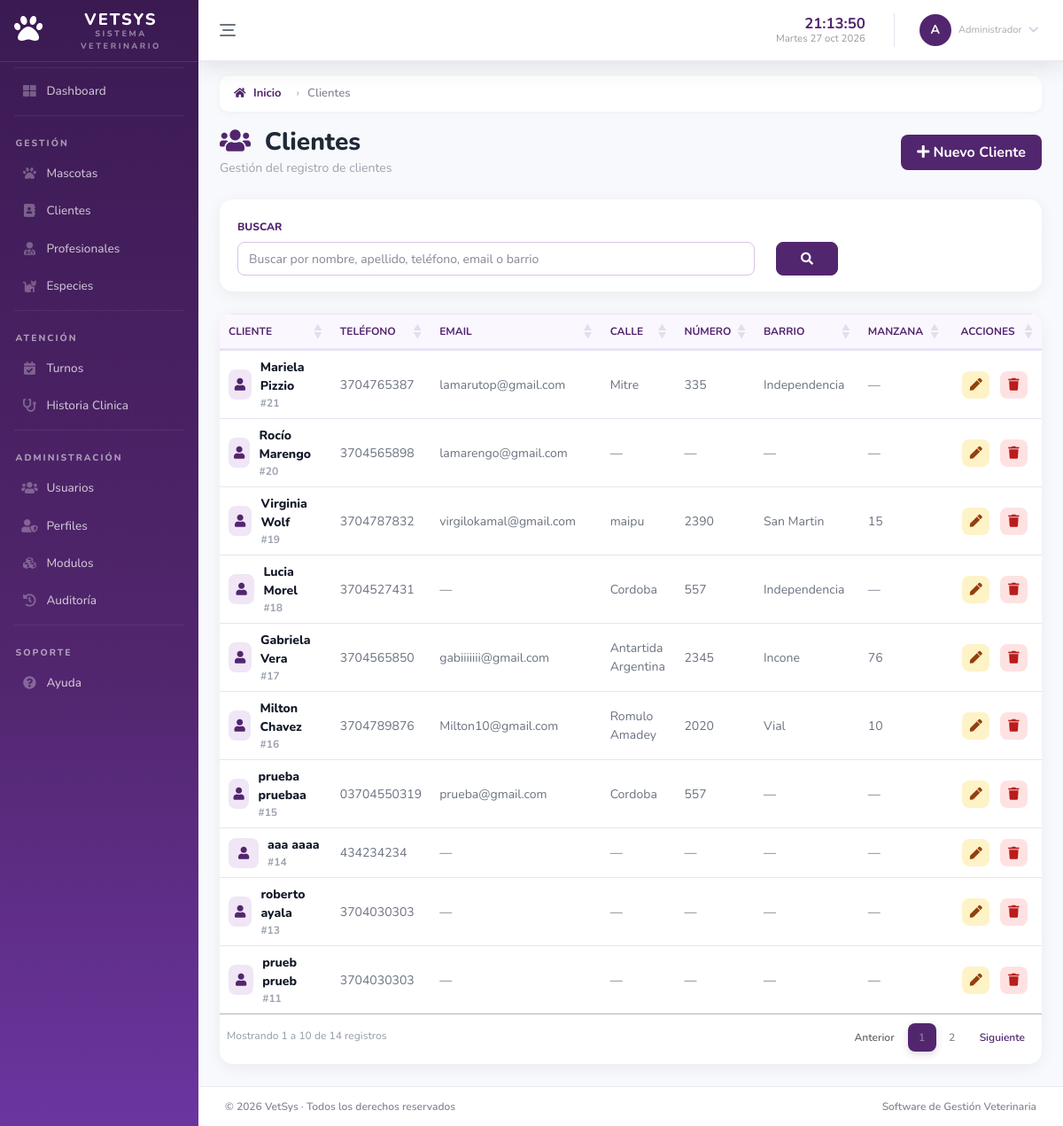
Page /modules/clients/index.php (signed in) on the committed database.
### tables this page shows
CREATE TABLE IF NOT EXISTS `modulo` (
  `id_modulo` int NOT NULL AUTO_INCREMENT,
  `nombre_modulo` varchar(80) NOT NULL,
  `ruta` varchar(150) NOT NULL,
  `icono` varchar(50) DEFAULT NULL,
  `estado` tinyint DEFAULT '1',
  `categoria` varchar(50) NOT NULL,
  `orden` int NOT NULL DEFAULT '0',
  PRIMARY KEY (`id_modulo`)
);

CREATE TABLE IF NOT EXISTS `cliente` (
  `id_cliente` int NOT NULL AUTO_INCREMENT,
  `id_persona` int NOT NULL,
  `activo` tinyint DEFAULT '1',
  PRIMARY KEY (`id_cliente`),
  KEY `id_persona` (`id_persona`),
  CONSTRAINT `cliente_ibfk_1` FOREIGN KEY (`id_persona`) REFERENCES `persona` (`id_persona`)
);

CREATE TABLE IF NOT EXISTS `persona` (
  `id_persona` int NOT NULL AUTO_INCREMENT,
  `nombre_persona` varchar(100) NOT NULL,
  `apellido_persona` varchar(100) NOT NULL,
  `telefono` varchar(30) DEFAULT NULL,
  `email` varchar(100) DEFAULT NULL,
  `activo` tinyint DEFAULT '1',
  PRIMARY KEY (`id_persona`)
);

CREATE TABLE IF NOT EXISTS `domicilio` (
  `id_domicilio` int NOT NULL AUTO_INCREMENT,
  `barrio` varchar(100) DEFAULT NULL,
  `calle` varchar(100) DEFAULT NULL,
  `numero_calle` varchar(20) DEFAULT NULL,
  `manzana` varchar(50) DEFAULT NULL,
  `id_cliente` int DEFAULT NULL,
  `id_profesional` int DEFAULT NULL,
  `activo` tinyint DEFAULT '1',
  PRIMARY KEY (`id_domicilio`),
  KEY `id_cliente` (`id_cliente`),
  KEY `fk_domicilio_profesional` (`id_profesional`),
  CONSTRAINT `domicilio_ibfk_1` FOREIGN KEY (`id_cliente`) REFERENCES `cliente` (`id_cliente`),
  CONSTRAINT `fk_domicilio_profesional` FOREIGN KEY (`id_profesional`) REFERENCES `profesional` (`id_profesional`)
);

### modules/clients/controllers/clientController.php (called while the page is built, shortened)
<?php
require_once __DIR__ . '/../models/clientModel.php';
class ClientController{
    private $model;
    public function __construct($conexion){
        $this->model = new ClientModel($conexion);
    }
    public function index(){
    $buscar = trim($_GET['buscar'] ?? '');
    $clientes = $this->model->getAll($buscar);
    require_once __DIR__ . '/../views/index.php';
    }
}

### modules/clients/index.php (called while the page is built, shortened)
<?php
require_once '../../app/validateRoute.php';
require_once 'controllers/clientController.php';
$controller = new ClientController($conexion);
$controller->index();

### modules/clients/models/clientModel.php (called while the page is built, shortened)
<?php
class ClientModel{
    private $conexion;
    public function __construct($conexion){
        $this->conexion = $conexion;
    }
    public function getAll($buscar = ''){
    $where = "WHERE c.activo = 1";
    return $this->conexion->query("
        SELECT c.id_cliente,p.nombre_persona,p.apellido_persona,p.telefono,p.email,
            d.calle,d.numero_calle,d.barrio,d.manzana
        FROM cliente c
        INNER JOIN persona p ON c.id_persona = p.id_persona
        LEFT JOIN domicilio d ON d.id_cliente = c.id_cliente
        $where
        ORDER BY c.id_cliente DESC
    ");
    }
}

### modules/clients/views/index.php (the view, shortened to what this page needs)
<?php
require_once '../../app/menu.php';
?>
<!DOCTYPE html>
<html lang="es">
<head>
    <link href="../../vendor/fontawesome-free/css/all.min.css" rel="stylesheet">
    <link href="../../css/sb-admin-2.min.css" rel="stylesheet">
    <link href="../../css/indexclient.css" rel="stylesheet">
    <link rel="stylesheet" href="https://cdn.datatables.net/1.13.8/css/jquery.dataTables.min.css">
    <link rel="stylesheet" href="https://cdn.datatables.net/buttons/2.4.2/css/buttons.dataTables.min.css">
</head>
<body>
<div class="vetsys-breadcrumb-container">
    <ol class="vetsys-breadcrumb">
        <li class="breadcrumb-item">
            <a href="/SoftwareVet/app/inicio.php">
                <i class="fas fa-home"></i> Inicio
            </a>
        </li>
        <li class="breadcrumb-item active">
            Clientes
        </li>
    </ol>
</div>
<div class="container-fluid">
    <div class="d-flex justify-content-between align-items-center flex-wrap mb-4">
        <div>
            <h1 class="h3 page-title">
                <i class="fas fa-users mr-2"></i> Clientes
            </h1>
            <div class="page-subtitle">Gestión del registro de clientes</div>
        </div>
        <div class="d-flex align-items-center">
            <a href="create.php" class="btn btn-purple" title="Agregar cliente">
                <i class="fas fa-plus"></i> Nuevo Cliente
            </a>
        </div>
    </div>
    <form method="GET" class="filter-card">
        <div class="row align-items-end">
            <div class="col-md-8">
                <label>Buscar</label>
                <input type="text"name="buscar"class="form-control"
                    placeholder="Buscar por nombre, apellido, teléfono, email o barrio"
                    value="<?= htmlspecialchars($buscar) ?>">
            </div>
            <div class="col-md-1">
                <button type="submit" class="btn btn-filtro btn-block">
                <i class="fas fa-search"></i>
            </button>
            </div>
        </div>
    </form>
    <div class="table-card">
        <div class="table-responsive">
            <table class="table table-hover" width="100%" id="tablaClientes">
                <thead>
                    <tr>
                        <th>Cliente</th>
                        <th>Teléfono</th>
                        <th>Email</th>
                        <th>Calle</th>
                        <th>Número</th>
                        <th>Barrio</th>
                        <th>Manzana</th>
                        <th class="text-center" style="width:120px;">Acciones</th>
                    </tr>
                </thead>
                <tbody>
                    <?php
                    if ($clientes->num_rows > 0) {
                        while ($row = $clientes->fetch_object()) {
                    ?>
                            <tr>
                                <td>
                                    <div class="d-flex align-items-center">
                                        <span class="cliente-icon">
                                            <i class="fas fa-user"></i>
                                        </span>
                                        <div>
                                            <div class="cliente-name">
                                                <?= htmlspecialchars($row->nombre_persona . ' ' . $row->apellido_persona) ?>
                                            </div>
                                            <div class="cliente-id">#<?= $row->id_cliente ?></div>
                                        </div>
                                    </div>
                                </td>
                                <td class="dato-muted">
                                    <?= !empty($row->telefono) ? htmlspecialchars($row->telefono) : '—' ?>
                                </td>
                                <td class="dato-muted">
                                    <?= !empty($row->email) ? htmlspecialchars($row->email) : '—' ?>
                                </td>
                                <td class="dato-muted">
                                    <?= !empty($row->calle) ? htmlspecialchars($row->calle) : '—' ?>
                                </td>
                                <td class="dato-muted">
                                    <?= !empty($row->numero_calle) ? htmlspecialchars($row->numero_calle) : '—' ?>
                                </td>
                                <td class="dato-muted">
                                    <?= !empty($row->barrio) ? htmlspecialchars($row->barrio) : '—' ?>
                                </td>
                                <td class="dato-muted">
                                    <?= !empty($row->manzana) ? ($row->manzana) : '—' ?>
                                </td>
                                <td class="text-center">
                                    <div class="tooltip-action">
                                    <a href="edit.php?id=<?= $row->id_cliente ?>"
                                    class="btn-action btn-edit" title="Modificar">
                                        <i class="fas fa-pen"></i>
                                    </a>
                                </div>
                                <div class="tooltip-action">
                                    <button class="btn-action btn-delete"
                                        data-toggle="modal"
                                        data-target="#modalEliminarCliente"
                                        data-id="<?= $row->id_cliente ?>"
                                        data-nombre="<?=($row->nombre_persona . ' ' . $row->apellido_persona) ?>">
                                        <i class="fas fa-trash"></i>
                                    </button>
                                </div>
                                </td>
                            </tr>
                        <?php }
                    } ?>
                </tbody>
            </table>
        </div>
    </div>
</div>
</body>
</html>

### app/menu.php (shortened to what this page needs)
<?php
require __DIR__ . '/../settings/conexion.php';
$uri = $_SERVER['REQUEST_URI'] ?? '';
function isActive(string $path, string $uri): string {
    return str_contains($uri, $path) ? 'nav-active' : '';
}
    ?>
    <?php
$nombrePerfil       = $_SESSION['nombre_perfil'] ?? 'Sin perfil';
$nombrePerfilSeguro = htmlspecialchars($nombrePerfil);
$idPerfil = $_SESSION['id_perfil'];
$sql = "
SELECT
    m.id_modulo,
    m.nombre_modulo,
    m.ruta,
    m.icono,
    m.categoria,
    m.orden
FROM modulo m
INNER JOIN perfil_modulo pm
    ON pm.id_modulo = m.id_modulo
WHERE
    pm.id_perfil = ?
    AND m.estado = 1
ORDER BY
    m.categoria,
    m.orden
";
$stmt = mysqli_prepare($conexion, $sql);
mysqli_stmt_bind_param($stmt, "i", $idPerfil);
mysqli_stmt_execute($stmt);
$resultado = mysqli_stmt_get_result($stmt);
$menu = [];
while ($fila = mysqli_fetch_assoc($resultado)) {
    $menu[$fila['categoria']][] = $fila;
}
?>
<!DOCTYPE html>
<html lang="es">
<head>
    <link href="/SoftwareVet/vendor/fontawesome-free/css/all.min.css" rel="stylesheet">
    <link href="/SoftwareVet/css/sb-admin-2.min.css" rel="stylesheet">
    <link href="/SoftwareVet/css/style_menu.css" rel="stylesheet">
</head>
<body id="page-top" data-sidebar="full">
<div id="wrapper">
    <ul class="navbar-nav sidebar sidebar-dark accordion" id="accordionSidebar">
        <a class="sidebar-brand d-flex align-items-center justify-content-center" href="/SoftwareVet/app/inicio.php">
            <div class="sidebar-brand-icon mr-2">
                <i class="fas fa-paw"></i>
            </div>
            <div>
                <div class="brand-name">VETSYS</div>
                <div class="brand-sub">Sistema Veterinario</div>
            </div>
        </a>
        <hr class="sidebar-divider">
        <li class="nav-item">
            <a class="nav-link <?= isActive('/app/inicio.php', $uri) ?>" href="/SoftwareVet/app/inicio.php" data-label="Dashboard">
                <i class="fas fa-fw fa-th-large nav-icon"></i>
                <span class="nav-text">Dashboard</span>
            </a>
        </li>
       <hr class="sidebar-divider">
<div class="sidebar-heading">Gestión</div>
<?php
if (!empty($menu['Gestión'])):
    foreach ($menu['Gestión'] as $modulo):
?>
<li class="nav-item <?= isActive(parse_url($modulo['ruta'], PHP_URL_PATH), $uri) ?>">
    <a class="nav-link"
       href="<?= htmlspecialchars($modulo['ruta']) ?>"
       data-label="<?= htmlspecialchars($modulo['nombre_modulo']) ?>">
        <i class="fas fa-fw <?= htmlspecialchars($modulo['icono']) ?> nav-icon"></i>
        <span class="nav-text">
            <?= htmlspecialchars($modulo['nombre_modulo']) ?>
        </span>
    </a>
</li>
<?php
    endforeach;
endif;
?>
<hr class="sidebar-divider">
<div class="sidebar-heading">Atención</div>
<?php if (!empty($menu['Atención'])): ?>
<?php foreach ($menu['Atención'] as $modulo): ?>
<li class="nav-item <?= isActive(parse_url($modulo['ruta'], PHP_URL_PATH), $uri) ?>">
    <a class="nav-link"
       href="<?= htmlspecialchars($modulo['ruta']) ?>"
       data-label="<?= htmlspecialchars($modulo['nombre_modulo']) ?>">
        <i class="fas fa-fw <?= htmlspecialchars($modulo['icono']) ?> nav-icon"></i>
        <span class="nav-text">
            <?= htmlspecialchars($modulo['nombre_modulo']) ?>
        </span>
    </a>
</li>
<?php endforeach; ?>
<?php endif; ?>
<hr class="sidebar-divider">
<div class="sidebar-heading">
    Administración
</div>
<?php if (!empty($menu['Administración'])): ?>
<?php foreach ($menu['Administración'] as $modulo): ?>
<li class="nav-item <?= isActive(parse_url($modulo['ruta'], PHP_URL_PATH), $uri) ?>">
    <a class="nav-link"
       href="<?= htmlspecialchars($modulo['ruta']) ?>"
       data-label="<?= htmlspecialchars($modulo['nombre_modulo']) ?>">
        <i class="fas fa-fw <?= htmlspecialchars($modulo['icono']) ?> nav-icon"></i>
        <span class="nav-text">
            <?= htmlspecialchars($modulo['nombre_modulo']) ?>
        </span>
    </a>
</li>
<?php endforeach; ?>
<?php endif; ?>
<hr class="sidebar-divider">
<div class="sidebar-heading">Soporte</div>
<?php if (!empty($menu['Soporte'])): ?>
<?php foreach ($menu['Soporte'] as $modulo): ?>
<li class="nav-item <?= isActive(parse_url($modulo['ruta'], PHP_URL_PATH), $uri) ?>">
    <a class="nav-link"
       href="<?= htmlspecialchars($modulo['ruta']) ?>"
       data-label="<?= htmlspecialchars($modulo['nombre_modulo']) ?>">
        <i class="fas fa-fw <?= htmlspecialchars($modulo['icono']) ?> nav-icon"></i>
        <span class="nav-text">
            <?= htmlspecialchars($modulo['nombre_modulo']) ?>
        </span>
    </a>
</li>
<?php endforeach; ?>
<?php endif; ?>
    </ul>
    <div id="content-wrapper" class="d-flex flex-column">
        <div id="content">
            <?php
            $usuarioNombre = htmlspecialchars($_SESSION['usuario'] ?? 'Usuario');
            $partes       = array_filter(explode(' ', $usuarioNombre), fn($p) => $p !== '');
            $inicialesArr = array_map(fn($p) => strtoupper($p[0]), array_values($partes));
            $iniciales    = implode('', array_slice($inicialesArr, 0, 2));
            ?>
            <nav class="navbar navbar-expand navbar-light bg-white topbar mb-4 shadow">
                <button class="btn-sidebar-toggle d-none d-md-flex mr-3" id="sidebarModeBtn" title="Cambiar vista del menú">
                    <span class="bar bar1"></span>
                    <span class="bar bar2"></span>
                    <span class="bar bar3"></span>
                </button>
                <div class="ml-auto d-flex align-items-center">
                    <div class="topbar-clock d-none d-md-block mr-3 text-right">
                        <div class="clock-time" id="topbar-hora">--:--</div>
                        <div class="clock-date" id="topbar-fecha"></div>
                    </div>
                    <div class="nav-item dropdown no-arrow">
                        <a class="nav-link dropdown-toggle d-flex align-items-center"
                            href="#"
                            id="userDropdown"
                            data-toggle="dropdown"
                            aria-haspopup="true"
                            aria-expanded="false">
                            <div class="user-avatar mr-2"><?= $iniciales ?></div>
                            <div class="d-none d-lg-block text-left mr-1">
                                <div style="font-size:.7rem; color:#aaa; line-height:1;">
                                    <?= $nombrePerfilSeguro ?>
                                </div>
                            </div>
                            <i class="fas fa-chevron-down fa-xs text-gray-400 ml-1"></i>
                        </a>
                    </div>
                </div>
            </nav>
<footer class="footer-vetsys">
    <span>© 2026 VetSys · Todos los derechos reservados</span>
    <span class="footer-vetsys-right">
        Software de Gestión Veterinaria
    </span>
</footer>

### rows in the picture
modulo: nombre_modulo "Mascotas"
modulo: nombre_modulo "Clientes"
modulo: nombre_modulo "Profesionales"
modulo: nombre_modulo "Especies"
modulo: nombre_modulo "Turnos"
modulo: nombre_modulo "Historia Clinica"
modulo: nombre_modulo "Usuarios"
modulo: nombre_modulo "Perfiles"
modulo: nombre_modulo "Modulos"
modulo: nombre_modulo "Auditoría"
modulo: nombre_modulo "Ayuda"
cliente: id_persona.apellido_persona "Mariela Pizzio", id_cliente "21", id_persona.telefono "3704765387", id_persona.email "lamarutop@gmail.com", domicilio.calle "Mitre", domicilio.numero_calle "335", domicilio.barrio "Independencia"
cliente: id_persona.apellido_persona "Rocío Marengo", id_cliente "20", id_persona.telefono "3704565898", id_persona.email "lamarengo@gmail.com"
cliente: id_persona.apellido_persona "Virginia Wolf", id_cliente "19", id_persona.telefono "3704787832", id_persona.email "virgilokamal@gmail.com", domicilio.calle "maipu", domicilio.numero_calle "2390", domicilio.barrio "San Martin", domicilio.manzana "15"
cliente: id_persona.apellido_persona "Lucia Morel", id_cliente "18", id_persona.telefono "3704527431", domicilio.calle "Cordoba", domicilio.numero_calle "557", domicilio.barrio "Independencia"
cliente: id_persona.apellido_persona "Gabriela Vera", id_cliente "17", id_persona.telefono "3704565850", id_persona.email "gabiiiiiii@gmail.com", domicilio.calle "Antartida Argentina", domicilio.numero_calle "2345", domicilio.barrio "Incone", domicilio.manzana "76"
cliente: id_persona.apellido_persona "Milton Chavez", id_cliente "16", id_persona.telefono "3704789876", id_persona.email "Milton10@gmail.com", domicilio.calle "Romulo Amadey", domicilio.numero_calle "2020", domicilio.barrio "Vial", domicilio.manzana "10"
cliente: id_persona.apellido_persona "prueba pruebaa", id_cliente "15", id_persona.telefono "03704550319", id_persona.email "prueba@gmail.com", domicilio.calle "Cordoba", domicilio.numero_calle "557"
cliente: id_persona.apellido_persona "aaa aaaa", id_cliente "14", id_persona.telefono "434234234"
cliente: id_persona.apellido_persona "roberto ayala", id_cliente "13", id_persona.telefono "3704030303"
cliente: id_persona.apellido_persona "prueb prueb", id_cliente "11", id_persona.telefono "3704030303"

### other values in the picture
$iniciales "A"
$nombrePerfilSeguro "Administrador"
